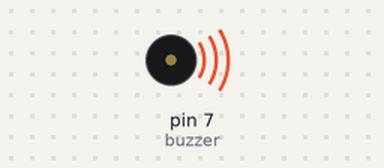
This sketch was run on a simulated Arduino Uno, built with avr-gcc and run on an emulated ATmega328P. Shown: buzzer (waves = sounding).

Above: at 0.2 s.
At 5.3 s:
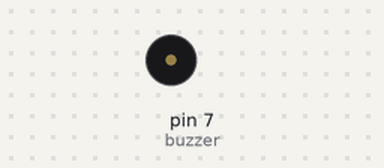
Timing chart, 0 to 7.8 s (numbered marks = the images above):
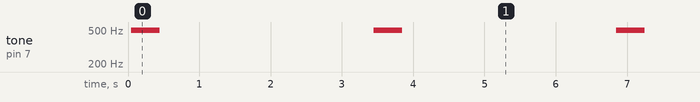

Measured:
- by itself, tone on pin 7 (buzzer): alternates 496 Hz for 0.40 s and silent for 3.0 s

The sketch:

buzzer.ino
```cpp
int buzzer = 7;//the pin of the active buzzer
void setup()
{
pinMode(buzzer,OUTPUT);//initialize the buzzer pin as an output

}
void loop()
{

  soundBuzzer();
  delay(3000);

}

void soundBuzzer() {
  for (byte j=0; j<200; j++) {
    digitalWrite(buzzer, HIGH);
    delay(1);
    digitalWrite(buzzer, LOW);
    delay(1);
  }
  digitalWrite(buzzer,HIGH);
}
```
